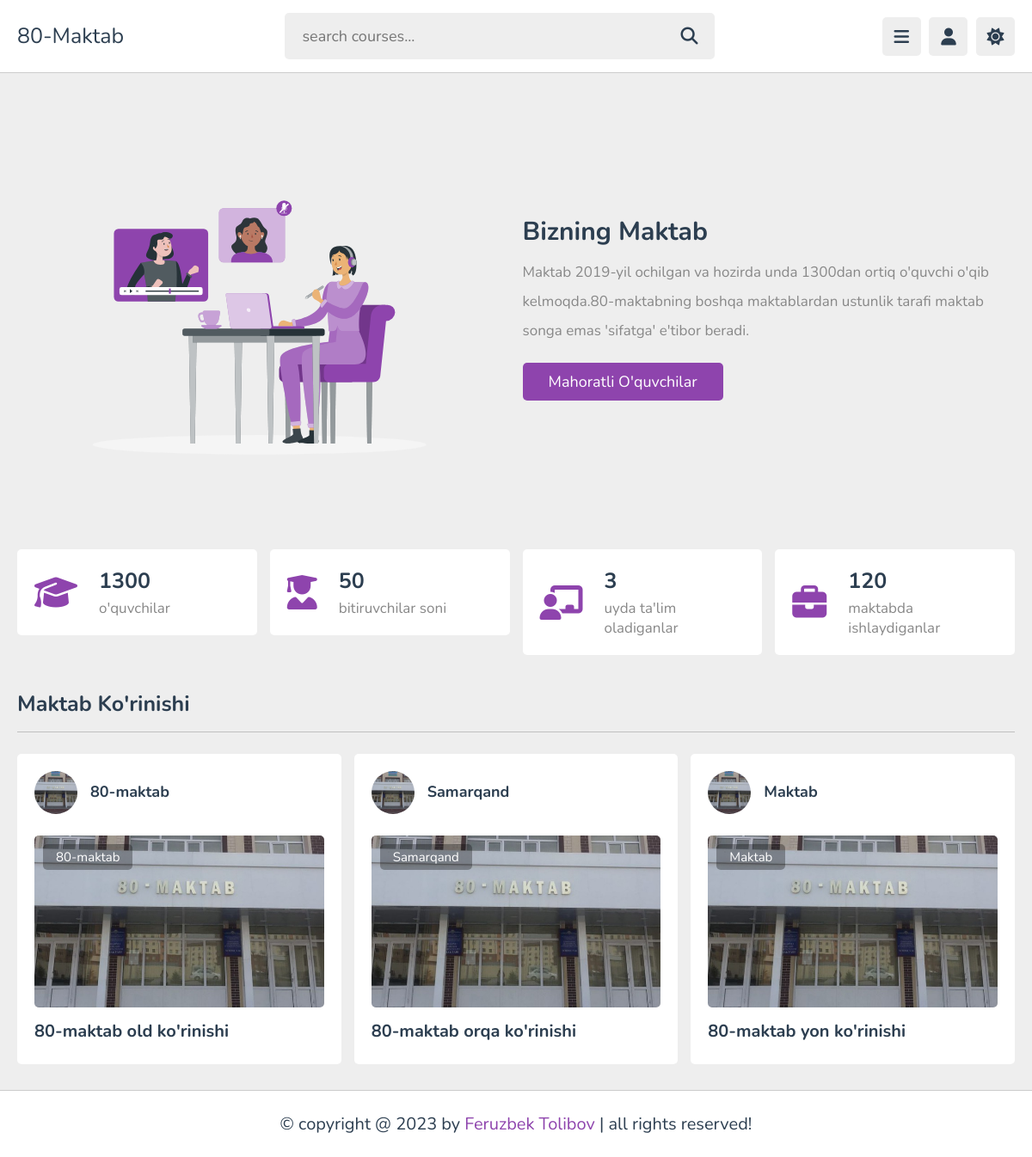
The page /about/ on the database its author committed.
### ap/models.py (models this page shows, shortened)
class About(models.Model):
    images = models.ImageField(upload_to='image/')
    joy = models.CharField(max_length=100,blank=True)
    img= models.ImageField(upload_to='image/')
    about = models.CharField(max_length=999)

### ap/views.py (the view)
# urls.py: path('about/',about,name='about'),
def about(request):
    context3 = About.objects.all()
    return render(request, 'about.html',{'context3':context3})

### templates/about.html (shortened to what this page needs)
{% load static %}
<!DOCTYPE html>
<html lang="en">
<head>
   <link rel="stylesheet" href="https://cdnjs.cloudflare.com/ajax/libs/font-awesome/6.1.2/css/all.min.css">
   <link rel="stylesheet" href="{% static 'css/style.css' %}">
</head>
<body>
<header class="header">
   <section class="flex">
      <a href="{% url 'home' %}" class="logo">80-Maktab</a>
      <form action="search.html" method="post" class="search-form">
         <input type="text" name="search_box" required placeholder="search courses..." maxlength="100">
         <button type="submit" class="fas fa-search"></button>
      </form>
      <div class="icons">
         <div id="menu-btn" class="fas fa-bars"></div>
         <div id="user-btn" class="fas fa-user"></div>
         <div id="toggle-btn" class="fas fa-sun"></div>
      </div>
   </section>
</header>
<section class="about">
   <div class="row">
      <div class="image">
         <img src="/static/images/about-img.svg" alt="">
      </div>
      <div class="content">
         <h3>Bizning maktab</h3>
         <p>Maktab 2019-yil ochilgan va hozirda unda 1300dan ortiq o'quvchi o'qib kelmoqda.80-maktabning boshqa maktablardan ustunlik tarafi maktab songa emas 'sifatga' e'tibor beradi.</p>
         <a href="{% url 'courses' %}" class="inline-btn">Mahoratli o'quvchilar</a>
      </div>
   </div>
   <div class="box-container">
      <div class="box">
         <i class="fas fa-graduation-cap"></i>
         <div>
            <h3>1300</h3>
            <p>o'quvchilar</p>
         </div>
      </div>
      <div class="box">
         <i class="fas fa-user-graduate"></i>
         <div>
            <h3>50</h3>
            <p>bitiruvchilar soni</p>
         </div>
      </div>
      <div class="box">
         <i class="fas fa-chalkboard-user"></i>
         <div>
            <h3>3</h3>
            <p>uyda ta'lim oladiganlar</p>
         </div>
      </div>
      <div class="box">
         <i class="fas fa-briefcase"></i>
         <div>
            <h3>120</h3>
            <p>maktabda ishlaydiganlar</p>
         </div>
      </div>
   </div>
</section>
<section class="courses">
   <h1 class="heading">Maktab ko'rinishi</h1>
   <div class="box-container">
      {% for i in context3 %}
      <div class="box">
         <div class="tutor">
            <img src="{{i.images.url}}" alt="">
            <div class="info">
               <h3>{{i.joy}}</h3>
            </div>
         </div>
         <div class="thumb">
            <img src="{{i.img.url}}" alt="">
            <span>{{i.joy}}</span>
         </div>
         <h3 class="title">{{i.about}}</h3>
      </div>
      {% endfor %}
   </div>
</section>
<footer class="footer">
   &copy; copyright @ 2023 by <span>Feruzbek Tolibov</span> | all rights reserved!
</footer>
</body>
</html>

### static/css/style.css (style rules this page uses)
:root { --main-color:#8e44ad; --red:#e74c3c; --orange:#f39c12; --light-color:#888; --light-bg:#eee; --black:#2c3e50; --white:#fff; --border:.1rem solid rgba(0,0,0,.2); }
* { font-family: 'Nunito', sans-serif; margin:0; padding:0; box-sizing: border-box; outline: none; border:none; text-decoration: none; }
html { font-size: 62.5%; overflow-x: hidden; }
body { background-color: var(--light-bg); padding-left: 30rem; }
section { padding:2rem; margin: 0 auto; max-width: 1200px; }
.heading { font-size: 2.5rem; color:var(--black); margin-bottom: 2.5rem; border-bottom: var(--border); padding-bottom: 1.5rem; text-transform: capitalize; }
.inline-btn, .inline-option-btn, .inline-delete-btn, .btn, .delete-btn, .option-btn { border-radius: .5rem; color:#fff; font-size: 1.8rem; cursor: pointer; text-transform: capitalize; padding:1rem 3rem; text-align: center; margin-top: 1rem; }
.inline-btn, .inline-option-btn, .inline-delete-btn { display: inline-block; }
.btn, .inline-btn { background-color: var(--main-color); }
.header { position: sticky; top:0; left:0; right: 0; background-color: var(--white); z-index: 1000; border-bottom: var(--border); }
.header .flex { display: flex; align-items: center; justify-content: space-between; position: relative; padding: 1.5rem 2rem; }
.header .flex .logo { font-size: 2.5rem; color: var(--black); }
.header .flex .search-form { width: 50rem; border-radius: .5rem; background-color: var(--light-bg); padding:1.5rem 2rem; display: flex; gap:2rem; }
.header .flex .search-form input { width: 100%; font-size: 1.8rem; color:var(--black); background:none; }
.header .flex .search-form button { background:none; font-size: 2rem; cursor: pointer; color:var(--black); }
.header .flex .icons div { font-size: 2rem; color:var(--black); background-color: var(--light-bg); border-radius: .5rem; height: 4.5rem; width: 4.5rem; line-height: 4.5rem; cursor: pointer; text-align: center; margin-left: .7rem; }
.about .row { display: flex; align-items: center; flex-wrap: wrap; gap:1.5rem; }
.about .row .image { flex: 1 1 40rem; }
.about .row .image img { width: 100%; height: 50rem; }
.about .row .content { flex: 1 1 40rem; }
.about .row .content p { font-size: 1.7rem; line-height: 2; color: var(--light-color); padding: 1rem 0; }
.about .row .content h3 { font-size: 3rem; color:var(--black); text-transform: capitalize; }
.about .box-container { display: grid; grid-template-columns: repeat(auto-fit, minmax(27rem, 1fr)); gap:1.5rem; justify-content: center; align-items: flex-start; margin-top: 3rem; }
.about .box-container .box { border-radius: .5rem; background-color: var(--white); padding: 2rem; display: flex; align-items: center; gap: 2.5rem; }
.about .box-container .box i { font-size: 4rem; color: var(--main-color); }
.about .box-container .box h3 { font-size: 2.5rem; color: var(--black); margin-bottom: .3rem; }
.about .box-container .box p { font-size: 1.7rem; color:var(--light-color); }
.courses .box-container { display: grid; grid-template-columns: repeat(auto-fit, minmax(30rem, 1fr)); gap:1.5rem; justify-content: left; align-items: flex-start; }
.courses .box-container .box { border-radius: .5rem; background-color: var(--white); padding: 2rem; }
.courses .box-container .box .tutor { display: flex; align-items: center; gap: 1.5rem; margin-bottom: 2.5rem; }
.courses .box-container .box .tutor img { height: 5rem; width: 5rem; border-radius: 50%; object-fit: cover; }
.courses .box-container .box .tutor h3 { font-size: 1.8rem; color: var(--black); margin-bottom: .2rem; }
.courses .box-container .box .thumb { position: relative; }
.courses .box-container .box .thumb span { position: absolute; top:1rem; left: 1rem; border-radius: .5rem; padding: .5rem 1.5rem; background-color: rgba(0,0,0,.3); color: #fff; font-size: 1.5rem; }
.courses .box-container .box .thumb img { width: 100%; height: 20rem; object-fit: cover; border-radius: .5rem; }
.courses .box-container .box .title { font-size: 2rem; color: var(--black); padding-bottom: .5rem; padding-top: 1rem; }
.footer { background-color: var(--white); border-top: var(--border); position: sticky; bottom: 0; left: 0; right: 0; text-align: center; font-size: 2rem; padding:2.5rem 2rem; color:var(--black); margin-top: 1rem; z-index: 1000; }
.footer span { color:var(--main-color); }
@media (max-width:1200px) { body { padding-left: 0; } }

### rows shown on the page
About: images (picture), joy "80-maktab", img (picture), about "80-maktab old ko'rinishi"
About: images (picture), joy "Samarqand", img (picture), about "80-maktab orqa ko'rinishi"
About: images (picture), joy "Maktab", img (picture), about "80-maktab yon ko'rinishi"
